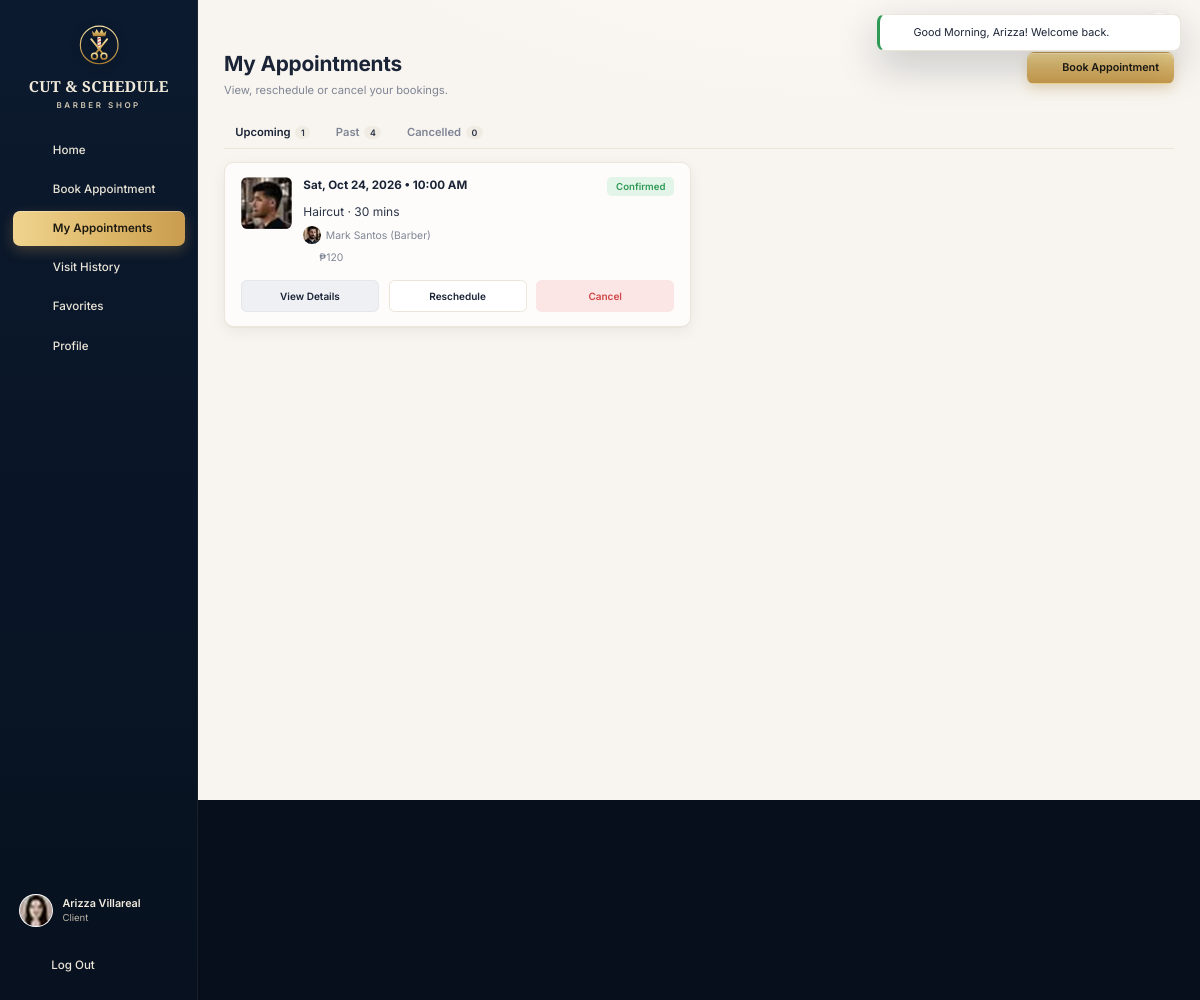
The page /client/appointments.php (signed in) on the database its author committed.
### tables this page shows
CREATE TABLE users (
  id               INT AUTO_INCREMENT PRIMARY KEY,
  name             VARCHAR(100) NOT NULL,
  username         VARCHAR(100) UNIQUE NOT NULL,
  email            VARCHAR(150) UNIQUE NOT NULL,
  phone            VARCHAR(30)  NULL,
  password         VARCHAR(255) NOT NULL,
  role             ENUM('owner','staff','client') NOT NULL,
  status           ENUM('active','inactive') DEFAULT 'active',
  avatar           VARCHAR(255) NULL,
  remember_token   VARCHAR(64)  NULL,
  remember_expires DATETIME     NULL,
  created_at       DATETIME DEFAULT CURRENT_TIMESTAMP,
  updated_at       DATETIME DEFAULT CURRENT_TIMESTAMP ON UPDATE CURRENT_TIMESTAMP
);

CREATE TABLE appointments (
  id               INT AUTO_INCREMENT PRIMARY KEY,
  client_id        INT NOT NULL,
  barber_id        INT NOT NULL,
  service_id       INT NOT NULL,
  appointment_date DATE NOT NULL,
  start_time       TIME NOT NULL,
  end_time         TIME NOT NULL,
  status           ENUM('pending','confirmed','in_progress','completed','cancelled') NOT NULL DEFAULT 'pending',
  base_price       DECIMAL(10,2) NOT NULL,
  discount_type    ENUM('none','senior','pwd') NOT NULL DEFAULT 'none',
  discount_amount  DECIMAL(10,2) NOT NULL DEFAULT 0,
  total_price      DECIMAL(10,2) NOT NULL,
  notes            TEXT NULL,
  created_by       INT NULL,
  completed_at     DATETIME NULL,
  created_at       DATETIME DEFAULT CURRENT_TIMESTAMP,
  updated_at       DATETIME DEFAULT CURRENT_TIMESTAMP ON UPDATE CURRENT_TIMESTAMP,
  INDEX idx_barber_date (barber_id, appointment_date),
  INDEX idx_date_status (appointment_date, status),
  INDEX idx_client (client_id),
  CONSTRAINT fk_appt_client  FOREIGN KEY (client_id)  REFERENCES clients(id)  ON DELETE CASCADE,
  CONSTRAINT fk_appt_barber  FOREIGN KEY (barber_id)  REFERENCES users(id)    ON DELETE RESTRICT,
  CONSTRAINT fk_appt_service FOREIGN KEY (service_id) REFERENCES services(id) ON DELETE RESTRICT,
  CONSTRAINT fk_appt_creator FOREIGN KEY (created_by) REFERENCES users(id)    ON DELETE SET NULL
);

CREATE TABLE services (
  id          INT AUTO_INCREMENT PRIMARY KEY,
  name        VARCHAR(100) NOT NULL,
  description VARCHAR(255) NULL,
  price       DECIMAL(10,2) NOT NULL,
  duration    INT NOT NULL,
  image       VARCHAR(255) NULL,
  status      ENUM('active','archived') DEFAULT 'active',
  sort_order  INT NOT NULL DEFAULT 0,
  created_at  DATETIME DEFAULT CURRENT_TIMESTAMP,
  updated_at  DATETIME DEFAULT CURRENT_TIMESTAMP ON UPDATE CURRENT_TIMESTAMP,
  CHECK (price > 0),
  CHECK (duration > 0)
);

### client/appointments.php (the view, shortened to what the rows shown need)
<?php
require __DIR__ . '/../includes/bootstrap.php';
$user = Auth::requireRole('client');
$clientId = $user->clientId();
$tab = in_array(input('tab'), ['past', 'cancelled'], true) ? input('tab') : 'upcoming';
$conds = [
    'upcoming'  => "a.status IN ('pending','confirmed','in_progress') AND a.appointment_date >= CURDATE()",
    'past'      => "(a.status = 'completed' OR (a.status IN ('pending','confirmed') AND a.appointment_date < CURDATE()))",
    'cancelled' => "a.status = 'cancelled'",
];
$rows = Database::all(
    "SELECT a.*, s.name AS service_name, s.image AS service_image, s.duration, u.name AS barber_name, u.avatar AS barber_avatar, c.name AS client_name, c.phone AS client_phone
     FROM appointments a JOIN services s ON s.id = a.service_id JOIN users u ON u.id = a.barber_id JOIN clients c ON c.id = a.client_id
     WHERE a.client_id = ? AND {$conds[$tab]}
     ORDER BY a.appointment_date " . ($tab === 'upcoming' ? 'ASC' : 'DESC') . ", a.start_time LIMIT 100",
    [$clientId]
);
$barbers = Barber::allActive();
require __DIR__ . '/../includes/header.php';
?>
<div class="page-head">
  <div>
    <h1>My Appointments</h1>
  </div>
</div>
<div class="grid g-2">
  <?php foreach ($rows as $a):
      $canChange = in_array($a['status'], ['pending', 'confirmed'], true) && strtotime($a['appointment_date'] . ' ' . $a['start_time']) > time();
      $resFill = json_encode([
          'appointment_id' => $a['id'], 'service_id' => $a['service_id'], 'barber_id' => $a['barber_id'],
          'appointment_date' => $a['appointment_date'], 'start_time' => substr($a['start_time'], 0, 5), 'r_service' => $a['service_name'],
      ]);
  ?>
    <article class="card">
      <div class="appt-card">
        <?= service_img($a['service_image'], $a['service_name']) ?>
        <div style="flex:1;min-width:0">
          <div style="display:flex;justify-content:space-between;gap:8px;align-items:flex-start">
            <strong><?= e(fmt_date($a['appointment_date'], 'D, M j, Y')) ?> • <?= fmt_time($a['start_time']) ?></strong>
            <?= status_badge($a['status']) ?>
          </div>
          <span class="svc"><?= e($a['service_name']) ?> · <?= (int) $a['duration'] ?> mins</span>
          <div class="by"><?= avatar($a['barber_name'], $a['barber_avatar'], 22) ?> <?= e($a['barber_name']) ?> (Barber)</div>
          <div class="by"><?= icon('tag', '', 14) ?> <?= peso($a['total_price']) ?><?= $a['discount_type'] !== 'none' ? ' · ' . e(discount_label($a['discount_type'])) . ' discount' : '' ?></div>
        </div>
      </div>
      <div class="appt-actions" style="grid-template-columns:repeat(<?= $canChange ? 3 : 1 ?>,1fr)">
        <button class="btn btn-light btn-sm" type="button" data-modal-open="detailsModal" data-fill="<?= e(appt_fill($a)) ?>">View Details</button>
        <?php if ($canChange): ?>
          <button class="btn btn-outline btn-sm" type="button" data-modal-open="rescheduleModal" data-fill="<?= e($resFill) ?>">Reschedule</button>
          <form method="post" style="display:grid" data-confirm="Cancel your <?= e($a['service_name']) ?> on <?= e(fmt_date($a['appointment_date'])) ?>?" data-confirm-style="danger" data-confirm-label="Cancel appointment">
            <button class="btn btn-danger btn-sm" type="submit">Cancel</button>
          </form>
        <?php endif; ?>
      </div>
    </article>
  <?php endforeach; ?>
</div>
<?php require __DIR__ . '/../includes/footer.php'; ?>

### includes/header.php (shortened to what the rows shown need)
<?php
$role = $user->getRole();
$profileUrl = ['owner' => 'owner/settings.php', 'staff' => 'staff/profile.php', 'client' => 'client/profile.php'][$role];
?>
<!doctype html>
<html lang="en">
<head>
  <link rel="stylesheet" href="<?= asset('assets/css/app.css') ?>">
</head>
<body class="app role-<?= e($role) ?>" data-base="<?= e(BASE_URL) ?>"<?= !empty($fitScreen) ? ' data-fit' : '' ?>>
<div class="app-shell">
  <aside class="sidebar" id="sidebar">
      <?php foreach (nav_items($role) as [$key, $label, $href, $ico]): ?>
          <?= icon($ico, '', 20) ?><span><?= e($label) ?></span>
      <?php endforeach; ?>
    <div class="sidebar-foot">
      <a class="sidebar-user" href="<?= url($profileUrl) ?>">
        <?= avatar($user->getName(), $user->getAvatar(), 42) ?>
        <span>
          <strong><?= e($user->getName()) ?></strong>
          <small><?= e($user->roleLabel()) ?></small>
        </span>
      </a>
    </div>
  </aside>
  <div class="main">
    <main class="content">

### includes/functions.php (shortened to what the rows shown need)
<?php
function e($value): string
{
    return htmlspecialchars((string) ($value ?? ''), ENT_QUOTES, 'UTF-8');
}
function url(string $path = ''): string
{
    return BASE_URL . '/' . ltrim($path, '/');
}
function asset(string $path): string
{
    $file = APP_ROOT . '/' . ltrim($path, '/');
    $v = is_file($file) ? filemtime($file) : 1;
    return url($path) . '?v=' . $v;
}
function input(string $key, $default = '')
{
    $v = $_POST[$key] ?? $_GET[$key] ?? $default;
    return is_string($v) ? trim($v) : $v;
}
function peso($amount): string
{
    $amount = (float) $amount;
    $decimals = abs($amount - round($amount)) < 0.005 ? 0 : 2;
    return '₱' . number_format($amount, $decimals);
}
function fmt_time(?string $time, bool $pad = false): string
{
    return date($pad ? 'h:i A' : 'g:i A', strtotime('2000-01-01 ' . $time));
}
function fmt_date(?string $date, string $format = 'M j, Y'): string
{
    return $date ? date($format, strtotime($date)) : '';
}
function media_url(?string $path): ?string
{
    return is_file(APP_ROOT . '/' . $path) ? url($path) : null;
}
function avatar(?string $name, ?string $path = null, int $size = 40, string $class = ''): string
{
    $src = media_url($path);
    $style = "width:{$size}px;height:{$size}px;";
    if ($src) {
        return '<img class="avatar ' . e($class) . '" src="' . e($src) . '" alt="' . e($name) . '" style="' . $style . '">';
    }
    $fs = max(10, (int) round($size * 0.38));
    return '<span class="avatar avatar-initials ' . e($class) . '" style="' . $style . 'font-size:' . $fs . 'px">' . e(initials($name ?? '?')) . '</span>';
}
function service_img(?string $path, string $name, string $class = 'svc-img'): string
{
    $src = media_url($path);
    if ($src) {
        return '<img class="' . e($class) . '" src="' . e($src) . '" alt="' . e($name) . '">';
    }
    return '<span class="' . e($class) . ' svc-img-empty">' . icon('scissors', '', 22) . '</span>';
}
function status_badge(string $status, bool $staffView = false): string
{
    $label = Appointment::statusLabel($status, $staffView);
    $cls = $staffView && in_array($status, ['pending', 'confirmed'], true) ? 'upcoming' : $status;
    return '<span class="badge badge-' . e($cls) . '">' . e($label) . '</span>';
}
function discount_label(string $type): string
{
    return ['none' => 'Regular', 'senior' => 'Senior Citizen', 'pwd' => 'PWD'][$type] ?? 'Regular';
}

### includes/icons.php (shortened to what the rows shown need)
<?php
function icon(string $name, string $class = '', int $size = 20, float $stroke = 1.8): string
{
    static $paths = null;
    $body = $paths[$name] ?? $paths['info'];
    $cls = trim('icon ' . $class);
    return '<svg class="' . $cls . '" width="' . $size . '" height="' . $size . '" viewBox="0 0 24 24" fill="none" stroke="currentColor" stroke-width="' . $stroke . '" stroke-linecap="round" stroke-linejoin="round" aria-hidden="true">' . $body . '</svg>';
}

### rows shown on the page
users: avatar (picture), name "Arizza Villareal"
appointments: service.image (picture), appointment_date "Sat, Oct 24, 2026", start_time "10:00 AM", status "Confirmed", service.name "Haircut", service.duration "30", barber.avatar (picture), barber.name "Mark Santos", $size 14 (drawn), total_price "₱120"

### other values the page prints
$label "Home"
$label "Book Appointment"
$label "My Appointments"
$label "Visit History"
$label "Favorites"
$label "Profile"
$user->roleLabel() "Client"
$f['message'] "Good Morning, Arizza! Welcome back."
$counts['upcoming'] "1"
$counts['past'] "4"
$counts['cancelled'] "0"
